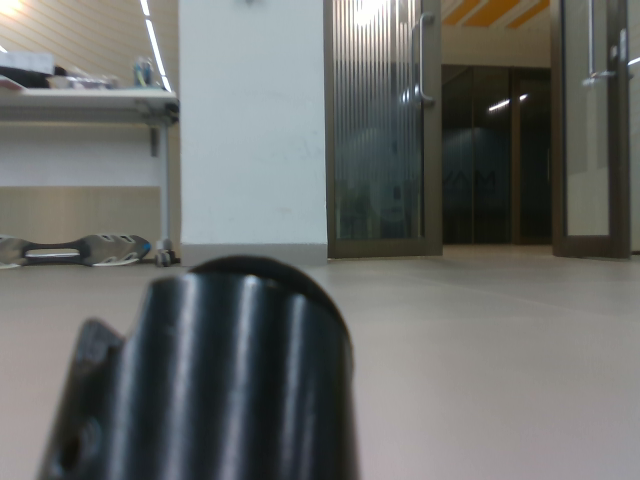
#> input picture frame_1359.png, 640 x 480 px, found by its file name
$ python ipm_pseudo_bev.py
#> lines starting #> are read from the running program, lines starting #| are printed output that depends on the picture
import cv2
import numpy as np

IMAGE_PATH = r"C:\Users\abhin\Downloads\extracted_frames\frame_1359.png"
OUTPUT_PATH = r"C:\Users\abhin\Downloads\ipm_result.png"

image = cv2.imread(IMAGE_PATH)
#> image is the input picture: shape (480, 640, 3); mean B, G, R 105.8, 108.3, 106.2
if image is None:
    raise FileNotFoundError(IMAGE_PATH)

# Order: top-left, top-right, bottom-right, bottom-left
src = np.float32([
    [379, 289],
    [557, 288],
    [531, 373],
    [433, 373]
])

width, height = 640, 480
dst = np.float32([
    [0, 0],
    [width - 1, 0],
    [width - 1, height - 1],
    [0, height - 1]
])

H, _ = cv2.findHomography(src, dst)
bev = cv2.warpPerspective(image, H, (width, height))
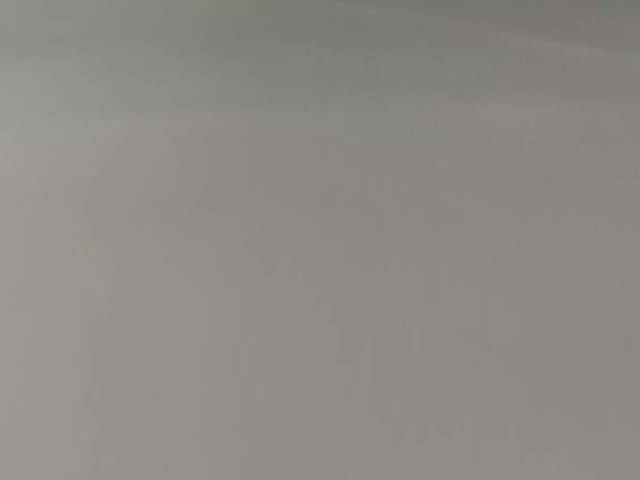
#> bev: shape (480, 640, 3); mean B, G, R 134.5, 139.5, 142.1

cv2.imwrite(OUTPUT_PATH, bev)
print("IPM complete. Saved:", OUTPUT_PATH)

cv2.imshow("Original", image)
cv2.imshow("IPM / Pseudo-BEV", bev)
cv2.waitKey(0)
cv2.destroyAllWindows()

$ run again, with frame_0000.png copied over frame_1359.png
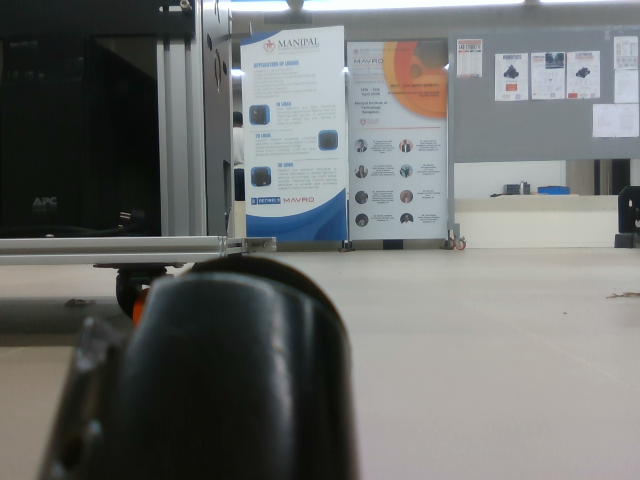
#> input picture frame_0000.png, 640 x 480 px, found by its file name
#> image is the input picture: shape (480, 640, 3); mean B, G, R 110.9, 112.5, 110.1
#> `bev = cv2.warpPerspective(image, H, (width, height))`:
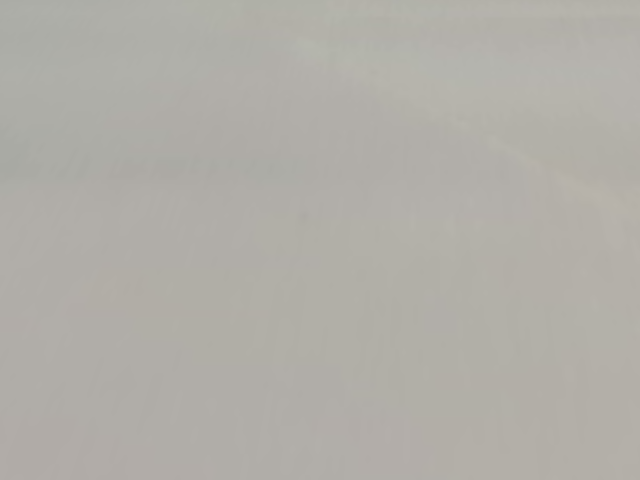
#> bev: shape (480, 640, 3); mean B, G, R 168.3, 174.6, 177.1
